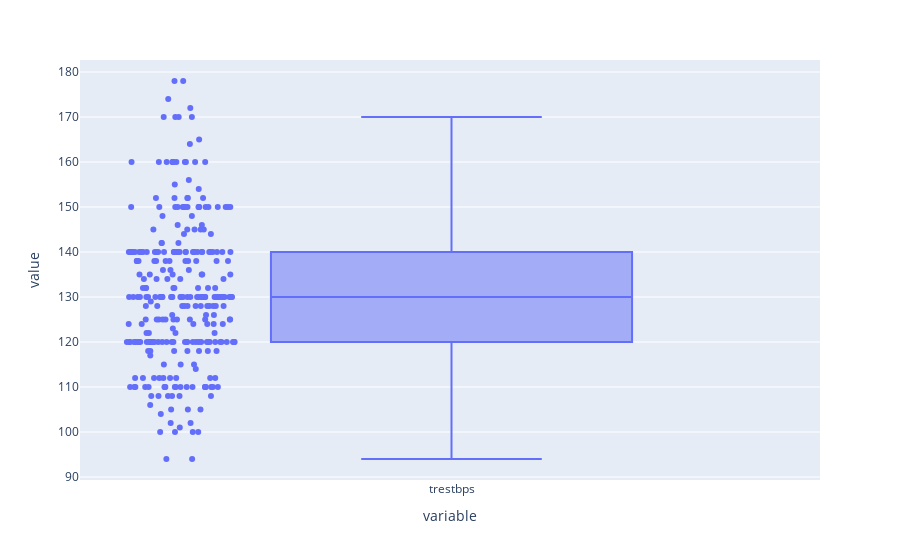

This figure's notebook cell:
### Code cell
# plt.figure(figsize = (16, 10))
px.box(dataHeart_quantile['trestbps'], points="all")
# sns.boxplot(data = dataHeart_quantile['trestbps'])

### Figure 1 — Plotly figure (JSON) as saved in the notebook; plotly's stock layout.template omitted (floating-point values rounded to 4 significant figures; data arrays with more than 128 entries replaced by an {"elided": "..."} marker saying what was removed)
{"data": [{"alignmentgroup": "True", "boxpoints": "all", "hovertemplate": "variable=%{x}<br>value=%{y}<extra></extra>", "legendgroup": "", "marker": {"color": "#636efa"}, "name": "", "notched": false, "offsetgroup": "", "orientation": "v", "showlegend": false, "type": "box", "x": {"elided": "297 str values"}, "x0": " ", "xaxis": "x", "y": {"elided": "297 int values"}, "y0": " ", "yaxis": "y"}], "layout": {"boxmode": "group", "legend": {"tracegroupgap": 0}, "margin": {"t": 60}, "xaxis": {"anchor": "y", "domain": [0, 1], "title": {"text": "variable"}}, "yaxis": {"anchor": "x", "domain": [0, 1], "title": {"text": "value"}}}}
